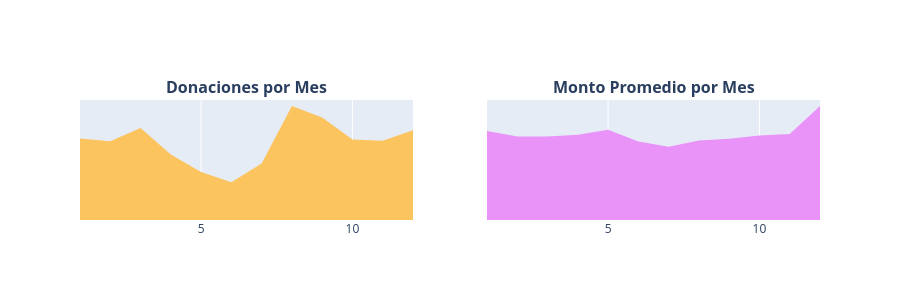

The notebook cell this image was saved under:
### Markdown cell above
> Desde el año 2012, el número de donaciones en donorschoose ha ido aumentando regularmente. De unas 150 donaciones recibidas en 2012, donorschoose recibió cerca de **1.1 millones de donaciones** en el año 2017. El monto más alto recibido en 2017 fue igual a **USD 31,856**, el cual se recibió de un donante de **Lafayette, Colorado**. Esta donación se recibió el 2 de marzo de 2017. En ese mismo año, se recibió una cantidad gigantesca de donaciones por parte de un donante de **Manhattan Beach, California**, quien realizó **13,751 donaciones**.
> 
> El monto promedio de donación recibido por año es cercano a **USD 60**, mientras que fue más alto en el año de inicio, es decir, 2012, siendo igual a **USD 166**.

Donaciones por mes

* 3.4.3 Número de donaciones por mes
* 3.4.4 Donaciones promedio por mes

### Code cell
# 1. Agrupación por mes (se mantienen nombres originales en el DataFrame)
t2 = donations_df.groupby(['Donation Month']).agg({
    'Donation Year' : 'count', 
    'Donation Amount' : 'mean'
}).reset_index().rename(columns={'Donation Year' : 'Total Donations', 'Donation Amount' : 'Average Amount'})

x = t2['Donation Month']
y1 = t2['Total Donations']
y2 = t2['Average Amount']

trace1 = go.Scatter(x=x, y=y1, fill='tozeroy', fillcolor = '#fcc45f', mode= 'none')
trace2 = go.Scatter(x=x, y=y2, fill='tozeroy', fillcolor = "#e993f9", mode= 'none')

# 2. Traducción de los títulos de las gráficas a español
fig = tools.make_subplots(
    rows=1, 
    cols=2, 
    print_grid=False, 
    subplot_titles = ["<b>Donaciones por Mes</b>", "<b>Monto Promedio por Mes</b>"]
)

fig.append_trace(trace1, 1, 1)
fig.append_trace(trace2, 1, 2)

# 3. Diseño corregido sin 'autotick'
fig['layout'].update(height=300, showlegend=False, yaxis=dict(
        autorange=True,
        showgrid=False,
        zeroline=False,
        showline=False,
        ticks='',
        showticklabels=False
    ), yaxis2=dict(
        autorange=True,
        showgrid=False,
        zeroline=False,
        showline=False,
        ticks='',
        showticklabels=False
    ))

iplot(fig)

### Figure 1 — Plotly figure (JSON) as saved in the notebook; plotly's stock layout.template omitted (floating-point values rounded to 4 significant figures)
{"data": [{"fill": "tozeroy", "fillcolor": "#fcc45f", "mode": "none", "type": "scatter", "x": [1.0, 2.0, 3.0, 4.0, 5.0, 6.0, 7.0, 8.0, 9.0, 10.0, 11.0, 12.0], "xaxis": "x", "y": [371579, 358847, 419548, 298636, 219325, 171816, 257958, 519632, 467003, 367175, 361176, 408589], "yaxis": "y"}, {"fill": "tozeroy", "fillcolor": "#e993f9", "mode": "none", "type": "scatter", "x": [1.0, 2.0, 3.0, 4.0, 5.0, 6.0, 7.0, 8.0, 9.0, 10.0, 11.0, 12.0], "xaxis": "x2", "y": [62.68, 58.7, 58.71, 60.1, 63.55, 55.26, 51.65, 56.02, 57.17, 59.53, 60.53, 80.26], "yaxis": "y2"}], "layout": {"annotations": [{"font": {"size": 16}, "showarrow": false, "text": "<b>Donaciones por Mes</b>", "x": 0.225, "xanchor": "center", "xref": "paper", "y": 1, "yanchor": "bottom", "yref": "paper"}, {"font": {"size": 16}, "showarrow": false, "text": "<b>Monto Promedio por Mes</b>", "x": 0.775, "xanchor": "center", "xref": "paper", "y": 1, "yanchor": "bottom", "yref": "paper"}], "height": 300, "showlegend": false, "xaxis": {"anchor": "y", "domain": [0, 0.45]}, "xaxis2": {"anchor": "y2", "domain": [0.55, 1]}, "yaxis": {"anchor": "x", "autorange": true, "domain": [0, 1], "showgrid": false, "showline": false, "showticklabels": false, "ticks": "", "zeroline": false}, "yaxis2": {"anchor": "x2", "autorange": true, "domain": [0, 1], "showgrid": false, "showline": false, "showticklabels": false, "ticks": "", "zeroline": false}}}
